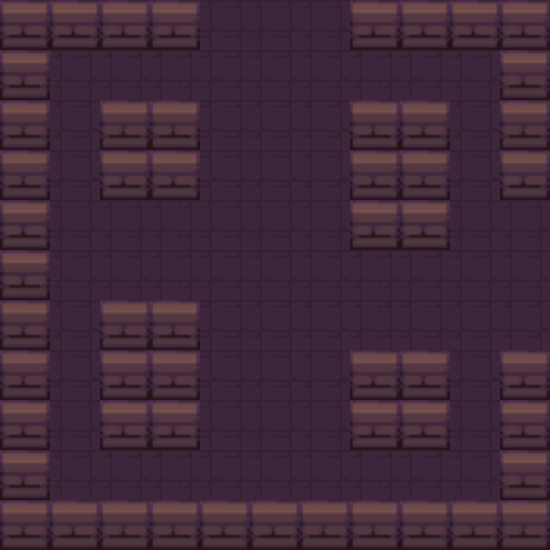

This game map was drawn from its Tiled (.tmx) file and the tilesets committed beside it. A one-line description and the full map source follow:
An orthogonal 11x11 tile map with 50x50 px tiles, 1 tile layer (Capa de patrones 1) and 17 objects (Player, Enemy, Chest, Healing, Ending).

<map version="1.9" tiledversion="1.9.2" orientation="orthogonal" renderorder="right-down" width="11" height="11" tilewidth="50" tileheight="50" infinite="0" nextlayerid="3" nextobjectid="25">
 <tileset firstgid="1" source="dungeonTileSet1.tsx" />
 <layer id="1" name="Capa de patrones 1" width="11" height="11">
  <data encoding="csv">
1,1,1,1,2,2,2,1,1,1,1,
1,2,2,2,2,2,2,2,2,2,1,
1,2,1,1,2,2,2,1,1,2,1,
1,2,1,1,2,2,2,1,1,2,1,
1,2,2,2,2,2,2,1,1,2,2,
1,2,2,2,2,2,2,2,2,2,2,
1,2,1,1,2,2,2,2,2,2,2,
1,2,1,1,2,2,2,1,1,2,1,
1,2,1,1,2,2,2,1,1,2,1,
1,2,2,2,2,2,2,2,2,2,1,
1,1,1,1,1,1,1,1,1,1,1
</data>
 </layer>
 <objectgroup id="2" name="Capa de Objetos 1">
  <object id="2" x="100" y="100.522">
   <polygon points="0,0 100,0 100,99.4783 0,99.4783" />
  </object>
  <object id="3" x="100" y="300">
   <polygon points="0,0 100,0 100,149.688 0,149.688" />
  </object>
  <object id="4" x="350" y="100.435">
   <polygon points="0,0 100,0 100,149.565 0,149.565" />
  </object>
  <object id="5" x="350" y="350">
   <polygon points="0,0 100,0 100,99.125 50,99.125 0,99.125" />
  </object>
  <object id="6" name="Player" x="253.95" y="424.765" width="39" height="41" />
  <object id="8" x="350" y="0">
   <polygon points="0,0 200,0 200,49.7667 0,49.7667" />
  </object>
  <object id="9" x="500" y="49.7889">
   <polygon points="0,0 50,0 50,150.211 0,150.211" />
  </object>
  <object id="10" x="500" y="350">
   <polygon points="0,0 50,0 50,200 0,200" />
  </object>
  <object id="11" x="500" y="500.484">
   <polygon points="0,0 -500,0 -500,49.5156 0,49.5156" />
  </object>
  <object id="13" x="50" y="0">
   <polygon points="0,0 150,0 150,49.4766 0,49.4766" />
  </object>
  <object id="14" name="Enemy" x="250" y="150" width="50" height="50" />
  <object id="15" name="Chest" x="101.187" y="228.633" width="39.0661" height="39.0661" />
  <object id="16" name="Healing" x="381.375" y="281.468" width="39.0661" height="39.0661" />
  <object id="20" name="Ending" x="260.014" y="267.932" width="28.2254" height="28.8659" />
  <object id="22" x="0" y="0">
   <polygon points="0,0 50,0 50,250 0,250" />
  </object>
  <object id="23" x="0" y="300">
   <polygon points="0,0 50,0 50,200 0,200" />
  </object>
  <object id="24" x="0" y="250">
   <polygon points="0,0 50,0 50,50 0,50" />
  </object>
 </objectgroup>
</map>
